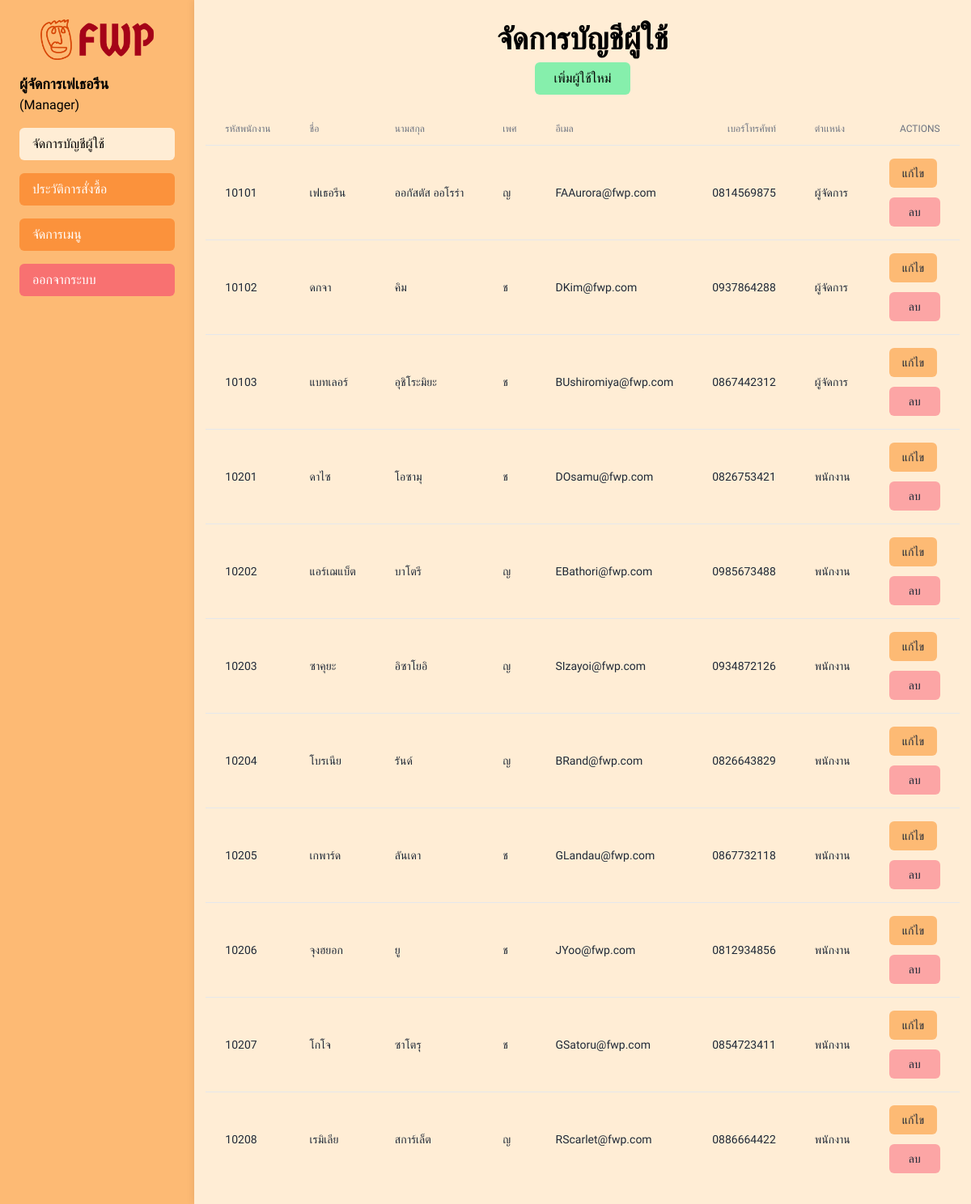
The page /manage_Accounts.php (signed in) on the database its author committed.
### tables this page shows
CREATE TABLE employees (
  emp_id INTEGER PRIMARY KEY,
  first_name TEXT,
  last_name TEXT,
  sex TEXT,
  email TEXT,
  phone TEXT,
  position TEXT
);

### manage_Accounts.php (the view, shortened to what this page needs)
<?php
$db = new MyDB();
?>
<!DOCTYPE html>
<html lang="en">
<head>
    <link rel="stylesheet" href="style.css">
</head>
<body class='bg-orange-100 overflow-x-hidden'>
    <div class="main flex w-[100vw]">
    <div class="left bg-orange-300 p-6 w-1/5">
                <a class="" href="main_manager.php"><img src="public/fwp-logo-color.png" class="my-0 mx-auto w-auto h-[50px]"></a>
                <p id="welcome" class="mt-4 font-semibold text-lg"></p>
                <p>(Manager)</p>
                <form method="post">
                    <a href="manage_Accounts.php" class="block bg-orange-100 hover:bg-orange-200 text-black rounded-md text-base py-2 px-4 mt-4">จัดการบัญชีผู้ใช้</a>
                    <a href="history_manager.php" class="block bg-orange-400 hover:bg-orange-500 text-white rounded-md text-base py-2 px-4 mt-4">ประวัติการสั่งซื้อ</a>
                    <a href="menu_manager.php" class="block bg-orange-400 hover:bg-orange-500 text-white text-base rounded-md py-2 px-4 mt-4">จัดการเมนู</a>
                    <a href="logout.php" id="logout" class="block bg-red-400 hover:bg-red-500 text-white text-base rounded-md py-2 px-4 mt-4">ออกจากระบบ</a>
                </form>
            </div>
    <div class="container flex-1">
        <div class="text-center">
            <h1 class="font-bold text-[32px] text-center mt-5 sm:text-[38px]">จัดการบัญชีผู้ใช้</h1>
        </div>
        <div class="text-center">
            <form method="post" action="add_user.php">
                <button type="submit" name="add" class='p-2 bg-green-300 rounded-md hover:bg-green-200 px-6'><i class="fas fa-plus"></i> เพิ่มผู้ใช้ใหม่</button>
            </form>
        </div>
    <div class="flex flex-col">
      <div class="overflow-x-hidden mx-auto my-4">
        <div class="p-1.5 min-w-full inline-block align-middle">
          <div class="overflow-hidden">
            <table class="min-w-full divide-y divide-gray-200 rounded-md">
              <thead>
                <tr>
                  <th scope="col" class="px-6 py-3 text-start text-xs font-medium text-gray-500 uppercase">รหัสพนักงาน</th>
                  <th scope="col" class="px-6 py-3 text-start text-xs font-medium text-gray-500 uppercase">ชื่อ</th>
                  <th scope="col" class="px-6 py-3 text-start text-xs font-medium text-gray-500 uppercase">นามสกุล</th>
                  <th scope="col" class="px-6 py-3 text-end text-xs font-medium text-gray-500 uppercase">เพศ</th>
                  <th scope="col" class="px-6 py-3 text-start text-xs font-medium text-gray-500 uppercase">อีเมล</th>
                  <th scope="col" class="px-6 py-3 text-end text-xs font-medium text-gray-500 uppercase">เบอร์โทรศัพท์</th>
                  <th scope="col" class="px-6 py-3 text-start text-xs font-medium text-gray-500 uppercase">ตำเเหน่ง</th>
                  <th scope="col" class="px-6 py-3 text-end text-xs font-medium text-gray-500 uppercase">Actions</th>
                </tr>
              </thead>
              <tbody class="divide-y divide-gray-200 ">
            <?php
            $sql ="SELECT * FROM employees";
            $ret = $db->query($sql);
            while($row = $ret->fetchArray(SQLITE3_ASSOC)) {
                echo "<tr>";
                echo "<td class=\"px-6 py-4 whitespace-nowrap text-sm text-gray-800\">".$row["emp_id"]."</td>";
                echo "<td class=\"px-6 py-4 whitespace-nowrap text-sm text-gray-800\">".$row["first_name"]."</td> ";
                echo "<td class=\"px-6 py-4 whitespace-nowrap text-sm text-gray-800\">". $row["last_name"]."</td>";
                echo "<td class=\"px-6 py-4 whitespace-nowrap text-sm text-gray-800\">".$row["sex"]."</td>";
                echo "<td class=\"px-6 py-4 whitespace-nowrap text-sm text-gray-800\">".$row["email"]."</td>";
                echo "<td class=\"px-6 py-4 whitespace-nowrap text-sm text-gray-800\">".$row["phone"]."</td>";
                echo "<td class=\"px-6 py-4 whitespace-nowrap text-sm text-gray-800\">".$row["position"]."</td>";
                echo "<td class=\"px-6 py-4 whitespace-nowrap text-sm text-gray-800\">";
                echo "<form method='post' action='edit_user.php'>";
                echo "<button type='submit' name='editemp' class='p-2 bg-orange-300 rounded-md hover:bg-orange-200 px-4'><i class='fas fa-edit'></i> แก้ไข</button>";
                echo "</form>";
                echo "<form method='post' action='".htmlspecialchars($_SERVER["PHP_SELF"])."'>";
                echo "<button type='submit' name='delemp' class='p-2 bg-red-300 rounded-md hover:bg-red-200 px-6 mt-3'><i class='fas fa-trash'></i> ลบ</button>";
                echo "</form>";
                echo "</td>";
                echo "</tr>";
            }
            echo "</tbody>";
            echo "</table>";
        ?>
          </div>
        </div>
      </div>
    </div>
  </div>
        </div>
</body>
</html>

### style.css (style rules this page uses)
* { font-family: 'Prompt', sans-serif; }
html, :host { line-height: 1.5; -webkit-text-size-adjust: 100%; -moz-tab-size: 4; -o-tab-size: 4; tab-size: 4; font-family: ui-sans-serif, system-ui, sans-serif, "Apple Color Emoji", "Segoe UI Emoji", "Segoe UI Symbol", "Noto Color Emoji"; font-feature-settings: normal; font-variation-settings: normal; -webkit-tap-highlight-color: transparent; }
body { margin: 0; line-height: inherit; }
h1, h2, h3, h4, h5, h6 { font-size: inherit; font-weight: inherit; }
a { color: inherit; text-decoration: inherit; }
table { text-indent: 0; border-color: inherit; border-collapse: collapse; }
button, input, optgroup, select, textarea { font-family: inherit; font-feature-settings: inherit; font-variation-settings: inherit; font-size: 100%; font-weight: inherit; line-height: inherit; color: inherit; margin: 0; padding: 0; }
button, select { text-transform: none; }
button, [type='button'], [type='reset'], [type='submit'] { -webkit-appearance: button; background-color: transparent; background-image: none; }
blockquote, dl, dd, h1, h2, h3, h4, h5, h6, hr, figure, p, pre { margin: 0; }
button, [role="button"] { cursor: pointer; }
img, svg, video, canvas, audio, iframe, embed, object { display: block; vertical-align: middle; }
img, video { max-width: 100%; height: auto; }
.container { width: 100%; }
@media (min-width: 640px) { .container { max-width: 640px; } }
@media (min-width: 768px) { .container { max-width: 768px; } }
@media (min-width: 1024px) { .container { max-width: 1024px; } }
.mx-auto { margin-left: auto; margin-right: auto; }
.my-0 { margin-top: 0px; margin-bottom: 0px; }
.my-4 { margin-top: 1rem; margin-bottom: 1rem; }
.mt-3 { margin-top: 0.75rem; }
.mt-4 { margin-top: 1rem; }
.mt-5 { margin-top: 1.25rem; }
.block { display: block; }
.inline-block { display: inline-block; }
.flex { display: flex; }
.h-\[50px\] { height: 50px; }
.w-1\/5 { width: 20%; }
.w-\[100vw\] { width: 100vw; }
.w-auto { width: auto; }
.min-w-full { min-width: 100%; }
.flex-1 { flex: 1 1 0%; }
.flex-col { flex-direction: column; }
.divide-y > :not([hidden]) ~ :not([hidden]) { --tw-divide-y-reverse: 0; border-top-width: calc(1px * calc(1 - var(--tw-divide-y-reverse))); border-bottom-width: calc(1px * var(--tw-divide-y-reverse)); }
.divide-gray-200 > :not([hidden]) ~ :not([hidden]) { --tw-divide-opacity: 1; border-color: rgb(229 231 235 / var(--tw-divide-opacity)); }
.overflow-hidden { overflow: hidden; }
.overflow-x-hidden { overflow-x: hidden; }
.whitespace-nowrap { white-space: nowrap; }
.rounded-md { border-radius: 0.375rem; }
.bg-green-300 { --tw-bg-opacity: 1; background-color: rgb(134 239 172 / var(--tw-bg-opacity)); }
.bg-orange-100 { --tw-bg-opacity: 1; background-color: rgb(255 237 213 / var(--tw-bg-opacity)); }
.bg-orange-300 { --tw-bg-opacity: 1; background-color: rgb(253 186 116 / var(--tw-bg-opacity)); }
.bg-orange-400 { --tw-bg-opacity: 1; background-color: rgb(251 146 60 / var(--tw-bg-opacity)); }
.bg-red-300 { --tw-bg-opacity: 1; background-color: rgb(252 165 165 / var(--tw-bg-opacity)); }
.bg-red-400 { --tw-bg-opacity: 1; background-color: rgb(248 113 113 / var(--tw-bg-opacity)); }
.p-1\.5 { padding: 0.375rem; }
.p-2 { padding: 0.5rem; }
.p-6 { padding: 1.5rem; }
.px-4 { padding-left: 1rem; padding-right: 1rem; }
.px-6 { padding-left: 1.5rem; padding-right: 1.5rem; }
.py-2 { padding-top: 0.5rem; padding-bottom: 0.5rem; }
.py-3 { padding-top: 0.75rem; padding-bottom: 0.75rem; }
.py-4 { padding-top: 1rem; padding-bottom: 1rem; }
.text-center { text-align: center; }
.text-start { text-align: start; }
.text-end { text-align: end; }
.align-middle { vertical-align: middle; }
.text-\[32px\] { font-size: 32px; }
.text-base { font-size: 1rem; line-height: 1.5rem; }
.text-lg { font-size: 1.125rem; line-height: 1.75rem; }
.text-sm { font-size: 0.875rem; line-height: 1.25rem; }
.text-xs { font-size: 0.75rem; line-height: 1rem; }
.font-bold { font-weight: 700; }
.font-medium { font-weight: 500; }
.font-semibold { font-weight: 600; }
.uppercase { text-transform: uppercase; }
.text-gray-500 { --tw-text-opacity: 1; color: rgb(107 114 128 / var(--tw-text-opacity)); }
.text-gray-800 { --tw-text-opacity: 1; color: rgb(31 41 55 / var(--tw-text-opacity)); }
.text-white { --tw-text-opacity: 1; color: rgb(255 255 255 / var(--tw-text-opacity)); }
.text-black { --tw-text-opacity: 1; color: rgb(0 0 0 / var(--tw-text-opacity)); }
@media (min-width: 640px) { .sm\:text-\[38px\] { font-size: 38px; } }

### rows shown on the page
employees: emp_id "10101", first_name "เฟเธอรีน", last_name "ออกัสตัส ออโรร่า", sex "ญ", email "FAAurora@fwp.com", phone "0814569875", position "ผู้จัดการ"
employees: emp_id "10102", first_name "ดกจา", last_name "คิม", sex "ช", email "DKim@fwp.com", phone "0937864288", position "ผู้จัดการ"
employees: emp_id "10103", first_name "แบทเลอร์", last_name "อุชิโระมิยะ", sex "ช", email "BUshiromiya@fwp.com", phone "0867442312", position "ผู้จัดการ"
employees: emp_id "10201", first_name "ดาไซ", last_name "โอซามุ", sex "ช", email "DOsamu@fwp.com", phone "0826753421", position "พนักงาน"
employees: emp_id "10202", first_name "แอร์เฌแบ็ต", last_name "บาโตรี", sex "ญ", email "EBathori@fwp.com", phone "0985673488", position "พนักงาน"
employees: emp_id "10203", first_name "ซาคุยะ", last_name "อิซาโยอิ", sex "ญ", email "SIzayoi@fwp.com", phone "0934872126", position "พนักงาน"
employees: emp_id "10204", first_name "โบรเนีย", last_name "รันด์", sex "ญ", email "BRand@fwp.com", phone "0826643829", position "พนักงาน"
employees: emp_id "10205", first_name "เกพาร์ด", last_name "ลันเดา", sex "ช", email "GLandau@fwp.com", phone "0867732118", position "พนักงาน"
employees: emp_id "10206", first_name "จุงฮยอก", last_name "ยู", sex "ช", email "JYoo@fwp.com", phone "0812934856", position "พนักงาน"
employees: emp_id "10207", first_name "โกโจ", last_name "ซาโตรุ", sex "ช", email "GSatoru@fwp.com", phone "0854723411", position "พนักงาน"
employees: emp_id "10208", first_name "เรมิเลีย", last_name "สการ์เล็ต", sex "ญ", email "RScarlet@fwp.com", phone "0886664422", position "พนักงาน"
